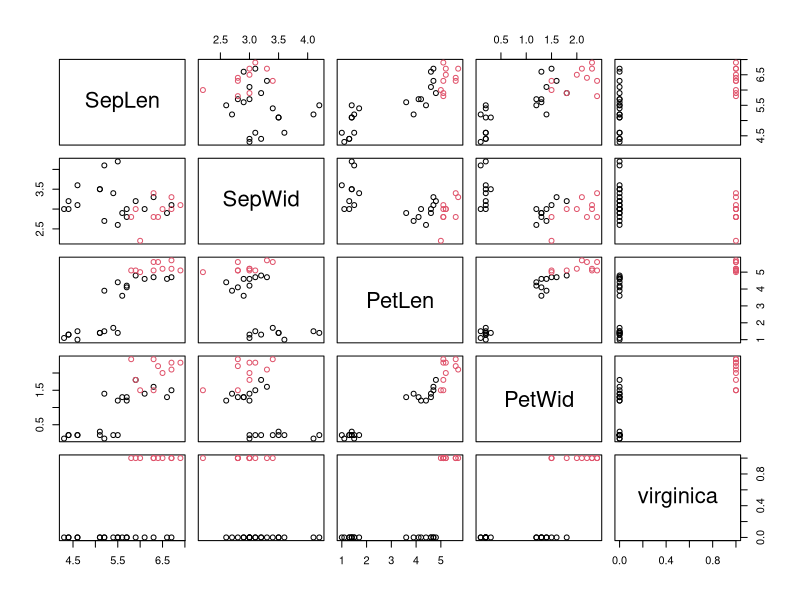

This chart was generated by the following R code:
# neuralDemo42.R
# R 3.3.0

library(nnet)

cat("\nBegin neural network using nnet demo \n\n")

cat("Original Fisher's Iris data: \n\n");
origdf <- read.table("IrisData.txt", header=TRUE, sep=",")
write.table(origdf[1:2,], col.names=TRUE, sep="\t", quote=FALSE)
cat(". . . \n")
write.table(origdf[51:52,], col.names=FALSE, sep="\t", quote=FALSE)
cat(". . . \n")
write.table(origdf[101:102,], col.names=FALSE, sep="\t", quote=FALSE)
cat("\n")

col1 <- origdf$Sepal.length
col2 <- origdf$Sepal.width
col3 <- origdf$Petal.length
col4 <- origdf$Petal.width
col5 <- factor(c(rep("s",50), rep("c",50), rep("v",50)))

irisdf <- data.frame(col1, col2, col3, col4, col5)
names(irisdf) <- c("SepLen", "SepWid", "PetLen", "PetWid", "Species")

cat("Factor-ized data: \n\n");
write.table(irisdf[1:2, ], col.names=TRUE, sep="\t", quote=FALSE)
cat(". . . \n")
write.table(irisdf[51:52, ], col.names=FALSE, sep="\t", quote=FALSE)
cat(". . . \n")
write.table(irisdf[101:102, ], col.names=FALSE, sep="\t", quote=FALSE)
cat("\n")

# configure the training sample
set.seed(1)
sampidx <- c(sample(1:50,10), sample(51:100,10), sample(101:150,10))



# create and train nn
cat("\nCreating and training a neural network . . \n")
mynn <- nnet(Species ~ SepLen + SepWid + PetLen + PetWid, data=irisdf, subset = sampidx, size=2, decay=1.0e-5, maxit=500)

# evaluate accuracy of nn model with a confusion matrix
cm <- table(irisdf$Species[-sampidx], predict(mynn, irisdf[-sampidx, ], type="class"))
actual <- irisdf$Species[-sampidx]

preds <- predict(mynn, irisdf[-sampidx, ], type="class")
cm <- table(actual, preds)
cat("\nConfusion matrix for resulting nn model is: \n")
print(cm)


#######
### Classification with logistic regression and family binomial 



iris<-irisdf  #origdf
x <-  iris[sampidx,]

# Virginica
x$virginica <- x$Species == "v"
x$Species <-NULL
plot(x, col=x$virginica+1)

model <- glm(virginica ~ .,family = binomial(logit), data=x)
summary(model)
 
#Aboiut the warning: glm.fit: fitted probabilities numerically 0 or 1 occurred 
#means that the data is possibly linearely separable.
x<-irisdf[-sampidx, ]
x$virginica <- x$Species == "v"

prv <- predict(model, x, type="response")


#Setosa
x$setosa <- x$Species == "s"
model <- glm(setosa ~ .,family = binomial(logit), data=x)
summary(model)
prs <- predict(model, x, type="response")
# Versicolor
x$versicolor <- x$Species == "c"
model <- glm(versicolor ~ .,family = binomial(logit), data=x)
summary(model)
prc <- predict(model, x, type="response")


cat("\n Versicolor Test Result")
table(actual=x$versicolor, predicted=prc>.5)
cat("\n Setosa Test Result")
table(actual=x$setosa, predicted=prs>.5)
cat("\n Virginica Test Result")
table(actual=x$virginica, predicted=prv>.5)


cat("\n Neural Network Confusion Matrix Test Result")
cm




